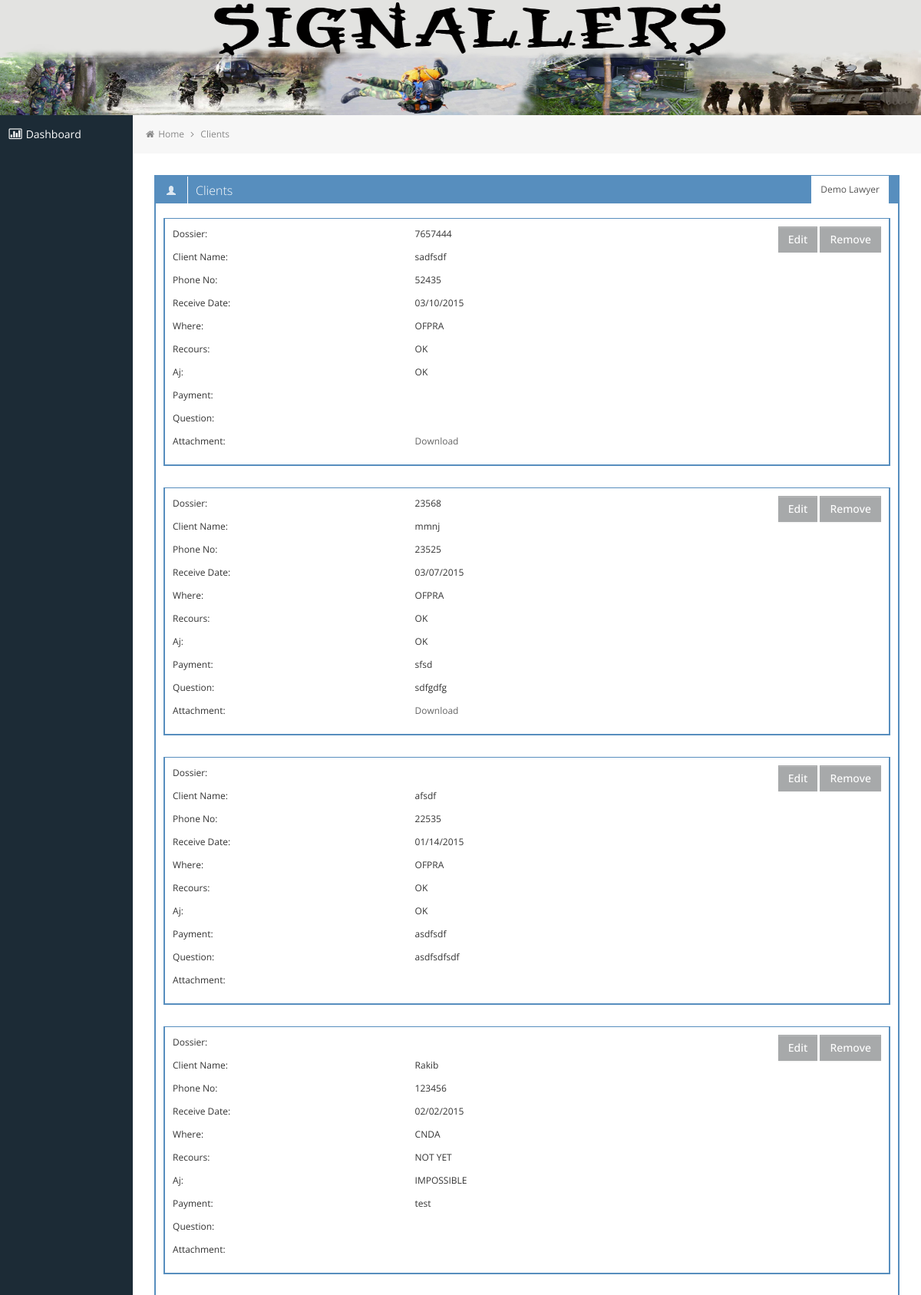
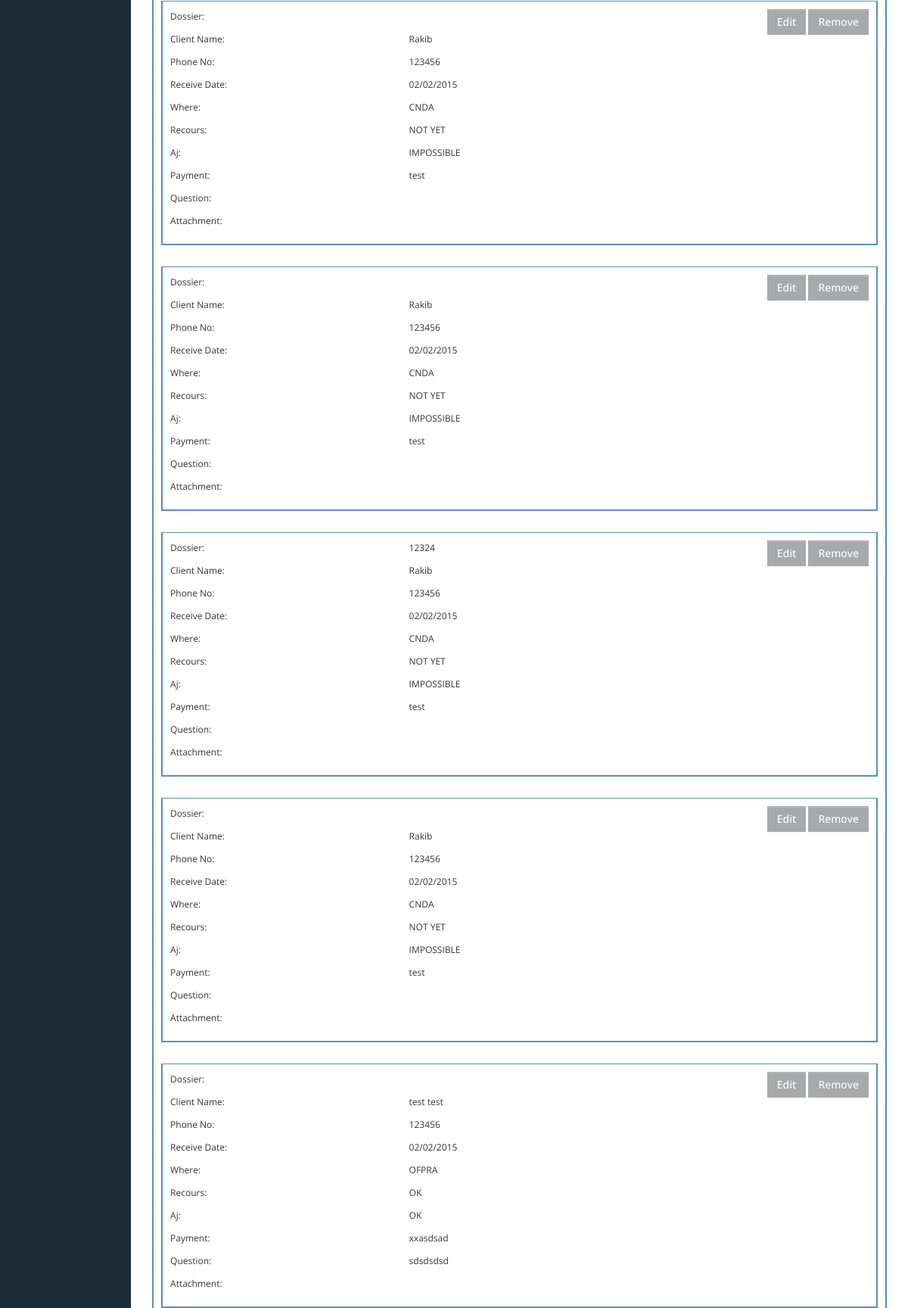
Screenshot of /clients.php (signed in, upper part) with the database file from the repository (2 pictures, top to bottom).
### tables this page shows
CREATE TABLE `user_info` (
  `id` int(11) NOT NULL AUTO_INCREMENT,
  `user_id` int(11) NOT NULL,
  `first_name` varchar(150) NOT NULL,
  `last_name` varchar(100) NOT NULL,
  `phone` varchar(30) NOT NULL,
  PRIMARY KEY (`id`)
);

CREATE TABLE `case_info` (
  `id` int(11) NOT NULL AUTO_INCREMENT,
  `client_id` int(11) NOT NULL,
  `lawyer_id` int(11) NOT NULL,
  `receive_date` date NOT NULL,
  `location` int(11) NOT NULL,
  `recours` smallint(4) NOT NULL,
  `aj` smallint(4) NOT NULL,
  `convocation` date NOT NULL,
  `doc_last_date` date NOT NULL,
  `payment` text NOT NULL,
  `question` text NOT NULL,
  `status` tinyint(1) NOT NULL,
  `created_date` datetime NOT NULL,
  `created_by` int(11) NOT NULL,
  `modified` datetime NOT NULL,
  `modified_by` int(11) NOT NULL,
  `attachment` varchar(255) NOT NULL,
  `dossier` varchar(60) NOT NULL,
  `rdv` date NOT NULL,
  PRIMARY KEY (`id`)
);

CREATE TABLE `clients` (
  `id` int(11) NOT NULL AUTO_INCREMENT,
  `name` varchar(255) NOT NULL,
  `phone` varchar(30) NOT NULL,
  `created_date` datetime NOT NULL,
  PRIMARY KEY (`id`)
);

### class/class.admin.php (called while the page is built, shortened)
<?php
class lawyerController
{
	public function __construct(){
        $this->db = $this->connection(DB_HOST, DB_USER, DB_PASSWORD, DB_NAME);
	}
    public function connection($hostname, $username, $password, $database){
			if (!$conetion_var = mysqli_connect($hostname, $username, $password, $database)) {
				$this->debug('Error: Could not make a database connection using ' . $username . '@' . $hostname);
			}
			if($conetion_var){
				if (!mysqli_select_db($conetion_var, $database)) {
					$this->debug('Error: Could not connect to database ' . $database);
					return false;
				}
				else{
					mysqli_query($conetion_var, "SET NAMES 'utf8'");
					mysqli_query($conetion_var, "SET CHARACTER SET utf8");
					mysqli_query($conetion_var, "SET CHARACTER_SET_CONNECTION=utf8");
					mysqli_query($conetion_var, "SET SQL_MODE = ''");
					return $conetion_var;
				}
			}
			else
			return false;
	}
}
?>

### clients.php (the view, shortened to what this page needs)
<?php
include("class/class.admin.php");
$lawyer = new lawyerController();
$lawyer_id = $_SESSION['id'];
?>
<!DOCTYPE html>
<html lang="en">
<?php include(dirname(__FILE__)."/include/head.php"); ?>
<body>
	<?php include(dirname(__FILE__)."/include/header.php"); ?>
		<div class="container-fluid-full">
		<div class="row-fluid">
			<?php include(dirname(__FILE__)."/include/menu.php"); ?>
			<div id="content" class="span10">
			<ul class="breadcrumb">
				<li>
					<i class="icon-home"></i>
					<a href="index.php">Home</a>
					<i class="icon-angle-right"></i>
				</li>
				<li><a href="clients.php">Clients</a></li>
			</ul>
			<div class="row-fluid sortable">
				<div class="box span12">
					<div class="box-header" data-original-title>
						<h2><i class="halflings-icon white user"></i><span class="break"></span>Clients</h2>
					</div>
					<div class="box-content">
						<div class="row-fluid">
                        	<div class="x-box span12">
                            	<?php
								$name_sql = "SELECT a.* FROM `user_info` a LEFT JOIN `users` b ON a.user_id=b.id WHERE b.usergroup=2";
								if($userGroup!=1){
									$name_sql .= " AND b.id=$lawyer_id";
								}
								$name_sql .= " ORDER BY b.id ASC";
								$name_query = $lawyer->db->query($name_sql);
								$i=1;
								?>
                            	<ul class="nav tab-menu nav-tabs lawyer_list" id="myTab">
                                <?php
								while($advocate_name = mysqli_fetch_row($name_query)){
									if($i==1){
										$cls= 'active';
									}
									else{
										$cls= '';
									}
									echo '<li class="'.$cls.'"><a href="#lawyer_tab_'.$advocate_name[1].'">'.$advocate_name[2].' '.$advocate_name[3].'</a></li>';
									$i++;
                                }
								$i=1;
								?>
                                </ul>
                                <div id="myTabContent" class="tab-content">
                                <?php
								$name_query = $lawyer->db->query($name_sql);
								while($advocate_name = mysqli_fetch_row($name_query)){
									if($i==1){
										$cls= 'active';
									}
									else{
										$cls= '';
									}
									$_lawyer_id = $advocate_name[1];
									$client_sql = "SELECT a.*, b.name AS client_name, b.phone FROM `case_info` a LEFT JOIN `clients` b ON a.client_id=b.id WHERE a.lawyer_id='$_lawyer_id' AND status=1 ORDER BY a.id DESC";
									$client_query = $lawyer->db->query($client_sql);
									echo '<div class="tab-pane '.$cls.'" id="lawyer_tab_'.$_lawyer_id.'">';
									?>
                                    	<?php
										if($client_query->num_rows){
										while($client = $client_query->fetch_object()){ ?>
                                        <div class="box">
                                        	<div class="box-content">
                                            	<div class="fluid-btn-area">
                                                	<a class="btn btn-green" href="edit_client.php?id=<?php echo $client->id;?>">Edit</a>
                                                    <a class="btn btn-red" onclick="remove_client('<?php echo $client->id;?>');">Remove</a>
                                                </div>
                                                <div class="row-fluid">
                                                    <div class="span4 heading">Dossier:</div>
                                                    <div class="span8"><?php echo $client->dossier;?></div>
                                                </div>
                                                <div class="row-fluid">
                                                    <div class="span4 heading">Client Name:</div>
                                                    <div class="span8"><?php echo $client->client_name;?></div>
                                                </div>
                                                <div class="row-fluid">
                                                    <div class="span4 heading">Phone No:</div>
                                                    <div class="span8"><?php echo $client->phone;?></div>
                                                </div>
                                                <div class="row-fluid">
                                                    <div class="span4 heading">Receive Date:</div>
                                                    <div class="span8"><?php echo date('m/d/Y', strtotime($client->receive_date));?></div>
                                                </div>
                                                <div class="row-fluid">
                                                    <div class="span4 heading">Where:</div>
                                                    <?php
                                                        if($client->location==1)
                                                            $where = 'OFPRA';
                                                        else if($client->location==2)
                                                            $where = 'CNDA';
                                                        else if($client->location==3)
                                                            $where = 'IMMIGRATION';
                                                    ?>
                                                    <div class="span8"><?php echo $where;?></div>
                                                </div>
                                                <div class="row-fluid">
                                                    <div class="span4 heading">Recours:</div>
                                                    <?php
                                                        if($client->recours==1)
                                                            $recours = 'OK';
                                                        else if($client->recours==2)
                                                            $recours = 'NOT YET';
                                                    ?>
                                                    <div class="span8"><?php echo $recours;?></div>
                                                </div>
                                                <div class="row-fluid">
                                                    <div class="span4 heading">Aj:</div>
                                                    <?php
                                                        if($client->aj==1)
                                                            $aj = 'OK';
                                                        else if($client->aj==2)
                                                            $aj = 'IMPOSSIBLE';
                                                        else if($client->aj==3)
                                                            $aj = 'NOT YET';
                                                    ?>
                                                    <div class="span8"><?php echo $aj;?></div>
                                                </div>
                                                <div class="row-fluid">
                                                    <div class="span4 heading">Payment:</div>
                                                    <div class="span8"><?php echo $client->payment;?></div>
                                                </div>
                                                <div class="row-fluid">
                                                    <div class="span4 heading">Question:</div>
                                                    <div class="span8"><?php echo $client->question;?></div>
                                                </div>
                                                <div class="row-fluid">
                                                    <div class="span4 heading">Attachment:</div>
                                                    <div class="span8"><?php if(!empty($client->attachment)){?><a href="action.php?task=download&id=<?php echo $client->id;?>">Download</a><?php } ?></div>
                                                </div>
                                            </div>
                                        </div>
                                        <?php
										}
										}else{
											echo 'No any record found';
										}
										?>
                                    <?php
                                    echo '</div>';
									$i++;
								}
								?>
                                </div>
                            </div>
                        </div>
					</div>
				</div>
			</div>
		</div>
		</div>
	</div>
<?php include(dirname(__FILE__).'/footer.php');?>

### css/style.css (style rules this page uses)
body { background: #F5F5F5; color: #333; border: none; font-family: 'Open Sans', sans-serif; font-weight: 400; }
a { color: #646464; }
h2 { font-size: 16px; line-height: 16px; }
#content { background: #ffffff; filter: none; min-height: 100%; padding: 20px 20px; position: relative; }
.breadcrumb { margin: -28px -28px 28px -28px; line-height: 34px; background: #F7F7F7; border: 0px; color: #888; -webkit-box-shadow: none; -moz-box-shadow: none; box-shadow: none; -webkit-border-radius: 0px; -moz-border-radius: 0px; border-radius: 0px; }
.breadcrumb a { color: #888; text-shadow: 0px 1px 1px #fff; }
.box { border: 2px solid #578EBE; background: #fff !important; margin-bottom: 28px; }
.box-header { height: 16px; font-size: 16px; line-height: 16px; padding: 10px; background: #578EBE; -webkit-box-shadow: none; -moz-box-shadow: none; box-shadow: none; overflow: hidden; }
.box-header h2 { float:left; margin-top: 0px; font-weight: 300; }
.box-header .box-icon, .box-header h2 { color:#fff; }
.box-header h2 i { margin: 0px 3px 0px 4px; opacity: .8; filter: alpha(opacity=80); -ms-filter:"progid:DXImageTransform.Microsoft.Alpha(Opacity=80)"; }
.box-content { position: relative; z-index: 50; margin-top: -1px; padding: 10px; background: #fff !important; }
.btn { display: inline-block; padding: 6px 12px; margin-bottom: 0; font-size: 14px; font-weight: 500; line-height: 20px; text-align: center; white-space: nowrap; vertical-align: middle; cursor: pointer; border: 1px solid #a7a9aa; -webkit-border-radius: 0px !important; border-radius: 0px !important; }
.btn { color: #ffffff; background-color: #a7a9aa; border-color: #a7a9aa; background-image: none; filter: none; text-shadow: none; }
.tab-menu.nav-tabs { *zoom: 1; margin-top: -46px; }
.tab-menu.nav-tabs > li { float: right; }
.tab-menu.nav-tabs { border-bottom: none; }
.tab-menu.nav-tabs > li { margin-bottom: -1px; }
.tab-menu.nav-tabs > li > a { padding-top: 10px; padding-bottom: 10px; line-height: 16px; margin-left: 0px; border: none; -webkit-border-radius: 0px; -moz-border-radius: 0px; border-radius: 0px; }
.tab-menu.nav-tabs > .active > a { color: #555555; cursor: default; background-color: #fff; border: none; }

### css/style-responsive.css (style rules this page uses)
@media (min-width: 1200px) { .container-fluid-full { overflow: hidden; position: relative; height: 100%; } }
@media (min-width: 1200px) { #content { width: 85.578%; padding: 28px; margin: 0px 0px; margin-left: 14.422% !important; } }

### css/halflings.css (style rules this page uses)
html, html .halflings { -webkit-font-smoothing: antialiased !important; }
.halflings-icon { display: inline-block; width: 14px; height: 14px; line-height: 14px; vertical-align: text-top; background-image: url(../img/glyphicons_halflings.svg); background-position: 0 0; background-repeat: no-repeat; vertical-align: top; *display: inline; *zoom: 1; *margin-right: .3em; }
.halflings-icon.white { background-image: url(../img/glyphicons_halflings-white.svg); }
.halflings-icon.user { background-position: -168px 0; }

### clients.php (style rules this page uses)
#myTabContent .box .box-content { position:relative; }
#myTabContent .box .box-content .fluid-btn-area { position:absolute; right:10px; top:10px; }

### rows the page displays
user_info: first_name "Demo", last_name "Lawyer"
case_info: dossier "7657444", client.name "sadfsdf", client.phone "52435", receive_date "03/10/2015", location "OFPRA", recours "OK", aj "OK"
case_info: dossier "23568", client.name "mmnj", client.phone "23525", receive_date "03/07/2015", location "OFPRA", recours "OK", aj "OK", payment "sfsd", question "sdfgdfg"
case_info: client.name "afsdf", client.phone "22535", receive_date "01/14/2015", location "OFPRA", recours "OK", aj "OK", payment "asdfsdf", question "asdfsdfsdf"
case_info: client.name "Rakib", client.phone "123456", receive_date "02/02/2015", location "CNDA", recours "NOT YET", aj "IMPOSSIBLE", payment "test"
case_info: client.name "Rakib", client.phone "123456", receive_date "02/02/2015", location "CNDA", recours "NOT YET", aj "IMPOSSIBLE", payment "test"
case_info: client.name "Rakib", client.phone "123456", receive_date "02/02/2015", location "CNDA", recours "NOT YET", aj "IMPOSSIBLE", payment "test"
case_info: dossier "12324", client.name "Rakib", client.phone "123456", receive_date "02/02/2015", location "CNDA", recours "NOT YET", aj "IMPOSSIBLE", payment "test"
case_info: client.name "Rakib", client.phone "123456", receive_date "02/02/2015", location "CNDA", recours "NOT YET", aj "IMPOSSIBLE", payment "test"
case_info: client.name "test test", client.phone "123456", receive_date "02/02/2015", location "OFPRA", recours "OK", aj "OK", payment "xxasdsad", question "sdsdsdsd"
